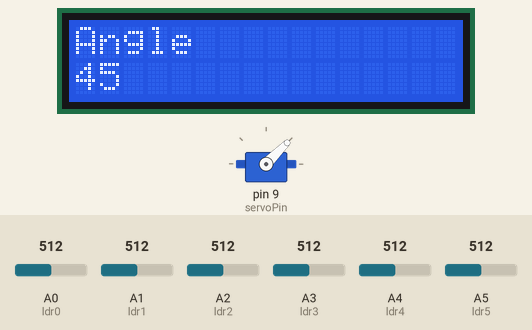
A sketch run on a simulated Arduino Uno, built with avr-gcc and run on an emulated ATmega328P. On the bench: servo, 16×2 character LCD. The inputs (shaded band) are chosen by the test bench; at power-on: A0 (ldr0) = 512, A1 (ldr1) = 512, A2 (ldr2) = 512, A3 (ldr3) = 512, A4 (ldr4) = 512, A5 (ldr5) = 512. What the sketch prints to the serial monitor is not drawn.

Above: at 6.2 s.
6.3 s: A0 (ldr0) set to 107
9.3 s: A0 (ldr0) set to 94
11.4 s: A1 (ldr1) set to 106
13.8 s: A1 (ldr1) set to 89
At 16.1 s:
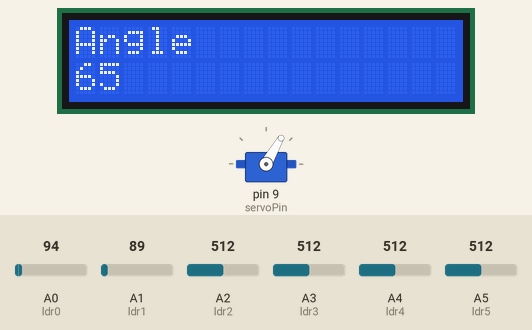
16.4 s: A2 (ldr2) set to 110
18.6 s: A2 (ldr2) set to 95
At 25.3 s:
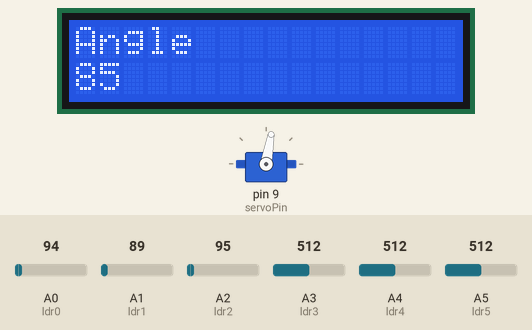
Timing chart, 0 to 37.7 s (numbered marks = the images above; inputs shaded):
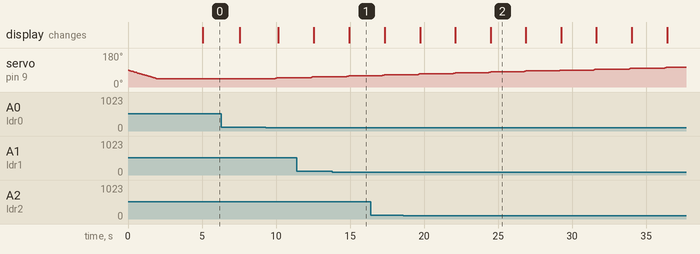

The sketch:

Caracterizacion.ino
```cpp
#include <Arduino.h>
#include <VarSpeedServo.h>
#include <LiquidCrystal.h>
#include <math.h>

// Objects
LiquidCrystal lcd(12, 11, 5, 4, 3, 2);  // create LCD objet to display
VarSpeedServo myservo;                  // create servo object to control a servo

// Pins
const int servoPin  = 9;     // the digital pin used for the servo
const int ldr0      = A0;
const int ldr1      = A1;
const int ldr2      = A2;
const int ldr3      = A3;
const int ldr4      = A4;
const int ldr5      = A5;

int i = 0;
int angle = 45;
int spd = 15;

void setup() {
  // Servo setup
  myservo.attach(servoPin);      // attaches the servo on servoPin
  myservo.write(angle,spd,false);    // set the intial position of the servo, wait until done
  // Serial setup
  Serial.begin(9600);
  // LCD setup
  lcd.begin(16, 2);   // set up the LCD's number of columns and rorws:
  lcd.print("Angle"); // print a message to the LCD
  // Let 5s to start
  delay(5000);
  Serial.println("*** Start characterization ***");


}

void loop() {

  // Print in lcd
  writeInLDC(angle);

  // Print angle and readings by serial each 250 miliseconds
  if (i>=5) {get_angle(angle);}

  // Move servo each 1000 miliseconds
  if (i==20) {
    if (angle <= 135) {myservo.write(angle,spd,false);}
    if (angle > 135) {Serial.println("*** End characterization ***");}
    angle = angle+5;
    i = 0;
  }

  delay(50);
  i = i+1;

}

void get_angle(int angle){

  Serial.println("***** Begin report *****");

  Serial.print("angle = ");
  Serial.print(angle);
  Serial.println();

  Serial.print("ldr0 = ");
  Serial.print(analogRead(ldr0));
  Serial.println();

  Serial.print("ldr1 = ");
  Serial.print(analogRead(ldr1));
  Serial.println();

  Serial.print("ldr2 = ");
  Serial.print(analogRead(ldr2));
  Serial.println();

  Serial.print("ldr3 = ");
  Serial.print(analogRead(ldr3));
  Serial.println();

  Serial.print("ldr4 = ");
  Serial.print(analogRead(ldr4));
  Serial.println();

  Serial.print("ldr5 = ");
  Serial.print(analogRead(ldr5));
  Serial.println();

  Serial.println("***** End report *****");

}

void writeInLDC(int angle){

  lcd.clear();
  lcd.setCursor(0, 0);
  lcd.print("Angle");
  lcd.setCursor(0, 1);
  lcd.print(angle);
}
```

Measured:
- the behaviour switches between 100 and 99 on A1 (ldr1) (found by bisection; images 0 and 1)
- the behaviour switches between 100 and 99 on A2 (ldr2) (found by bisection; images 1 and 2)
